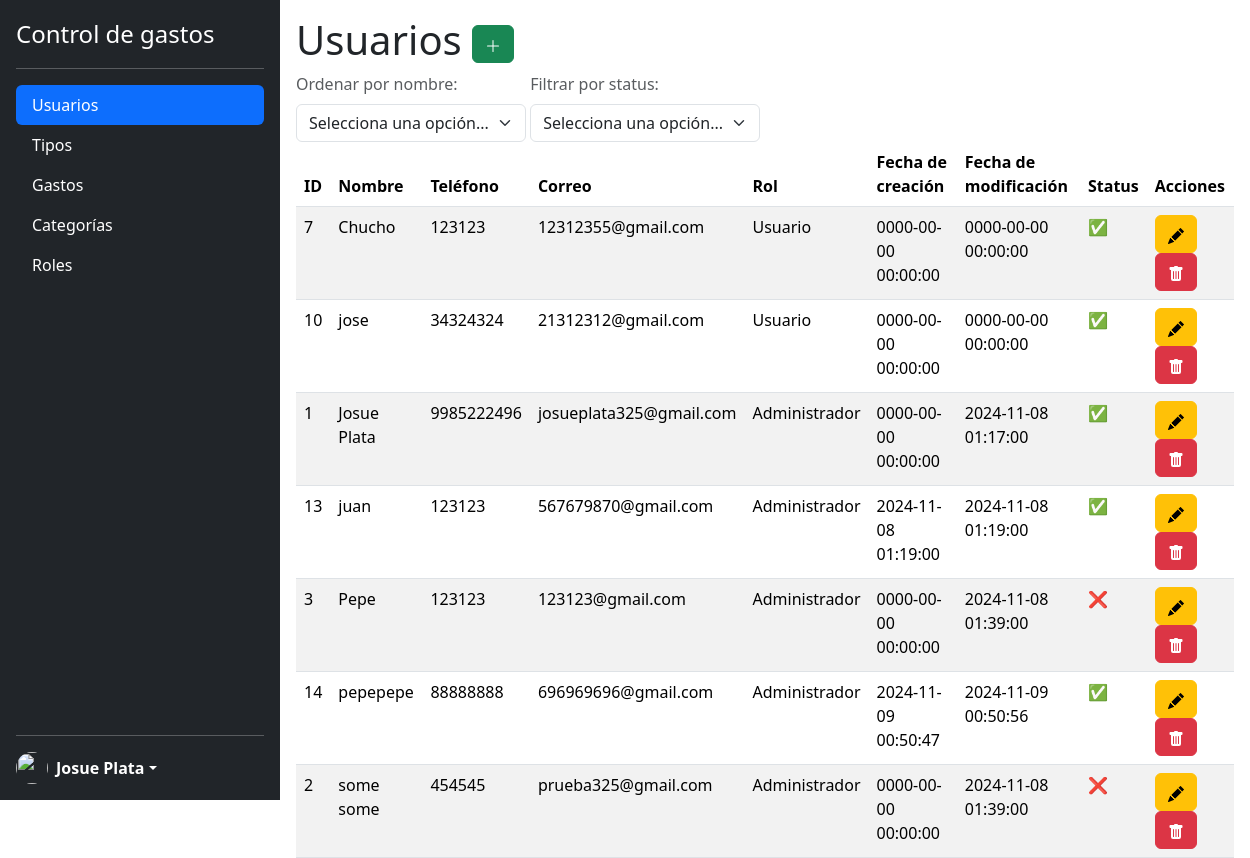
The page /modules/usuarios/index.php (signed in) on the database as committed earlier.
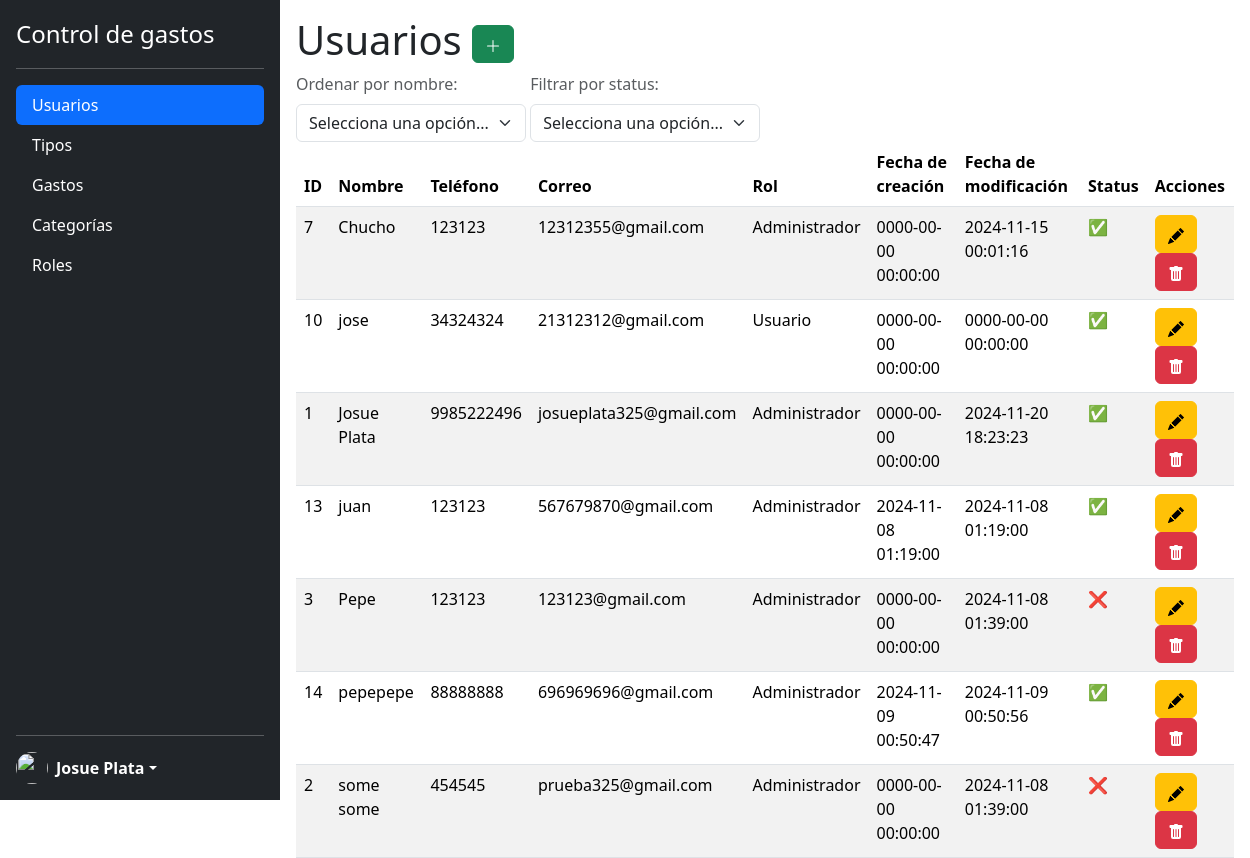
The same page on the database as committed later.
### tables this page shows
CREATE TABLE `usuarios` (
  `id` int(11) UNSIGNED NOT NULL,
  `nombre` varchar(50) NOT NULL,
  `telefono` varchar(10) NOT NULL,
  `correo` varchar(255) NOT NULL,
  `password` varchar(50) NOT NULL,
  `rol` int(11) UNSIGNED NOT NULL,
  `creacion` datetime DEFAULT current_timestamp(),
  `modificacion` datetime DEFAULT current_timestamp() ON UPDATE current_timestamp(),
  `status` int(1) NOT NULL
);

CREATE TABLE `roles` (
  `id` int(11) UNSIGNED NOT NULL,
  `nombre` varchar(50) NOT NULL,
  `creacion` datetime DEFAULT current_timestamp(),
  `modificacion` datetime DEFAULT current_timestamp() ON UPDATE current_timestamp(),
  `status` int(1) NOT NULL
);

### modules/usuarios/index.php (the view, shortened to what this page needs)
<?php
require_once '../../lib/db.php';
?>
<!DOCTYPE html>
<html lang="en">
<head>
  <?php include_once '../../lib/head.php'; ?>
</head>
<body class="d-flex flex-nowrap">
  <?php
  include_once '../../lib/sidebar.php';
  ?>
  <section class="p-3 w-100">
    <h1>Usuarios
      <a href="insertar.php" class="btn btn-success">
        <svg xmlns="http://www.w3.org/2000/svg" width="16" height="16" fill="currentColor" class="bi bi-plus-lg" viewBox="0 0 16 16">
          <path fill-rule="evenodd" d="M8 2a.5.5 0 0 1 .5.5v5h5a.5.5 0 0 1 0 1h-5v5a.5.5 0 0 1-1 0v-5h-5a.5.5 0 0 1 0-1h5v-5A.5.5 0 0 1 8 2" />
        </svg>
      </a>
    </h1>
    <div class="d-inline-flex flex-column align-items-start">
      <form method="GET" action="index.php" class="d-inline">
        <label for="orderSelect" class="form-label text-muted">Ordenar por nombre:</label>
        <select name="order" id="orderSelect" class="form-select w-auto" onchange="this.form.submit()">
          <option value="" disabled selected>Selecciona una opción...</option>
        </select>
      </form>
    </div>
    <div class="d-inline-flex flex-column align-items-start">
      <form method="GET" action="index.php" class="d-inline">
        <label for="statusUsuarios" class="form-label text-muted">Filtrar por status:</label>
        <select name="statusUsuarios" id="statusUsuarios" class="form-select w-auto" onchange="this.form.submit()">
          <option value="" disabled selected>Selecciona una opción...</option>
        </select>
      </form>
    </div>
    <table class="table table-striped table-hover">
      <thead>
        <tr>
          <th>ID</th>
          <th>Nombre</th>
          <th>Teléfono</th>
          <th>Correo</th>
          <th>Rol</th>
          <th>Fecha de creación</th>
          <th>Fecha de modificación</th>
          <th>Status</th>
          <th>Acciones</th>
        </tr>
      </thead>
      <tbody>
      <?php
        $order = 'ASC';
        $consulta = "SELECT u.id, u.nombre, u.telefono, u.correo, u.creacion, u.modificacion, u.status, r.nombre as rol FROM usuarios u JOIN roles r ON u.rol = r.id";
        $consulta .= " ORDER BY u.nombre $order";
        $resultado = mysqli_query($enlace, $consulta);
        while ($registro = mysqli_fetch_object($resultado)) {
      ?>
          <tr>
            <td><?php echo $registro->id;  ?></td>
            <td><?php echo $registro->nombre; ?></td>
            <td><?php echo $registro->telefono; ?></td>
            <td><?php echo $registro->correo; ?></td>
            <td><?php echo $registro->rol; ?></td>
            <td><?php echo $registro->creacion; ?></td>
            <td><?php echo $registro->modificacion; ?></td>
            <td><?php echo $registro->status == 1 ? "✅" : "❌"; ?></td>
            <td>
              <a href="editar.php?id=<?php echo $registro->id; ?>" class="btn btn-warning">
              </a>
              <a href="eliminar.php?id=<?php echo $registro->id; ?>" class="btn btn-danger">
              </a>
            </td>
          </tr>
        <?php } ?>
      </tbody>
    </table>
  </section>
</body>
</html>

Rows that differ between the two databases and show on the page:
changed usuarios "Chucho": rol.nombre "Usuario" → "Administrador"; modificacion "0000-00-00 00:00:00" → "2024-11-15 00:01:16"
changed usuarios "Josue Plata": modificacion "2024-11-08 01:17:00" → "2024-11-20 18:23:23"
